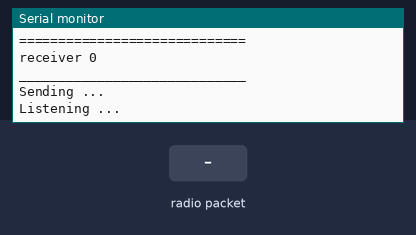
Bench run of a sketch on a simulated Arduino Uno, built with avr-gcc and run on an emulated ATmega328P. Shown: the last lines printed to the serial monitor. Inputs (shaded band) come from the test bench. No radio packets arrive unless stated.

Above: at 1.2 s.
1.3 s: radio packet "1" arrives
At 2.1 s:
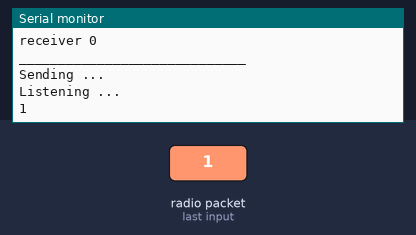
2.8 s: radio packet "0" arrives
At 3.6 s:
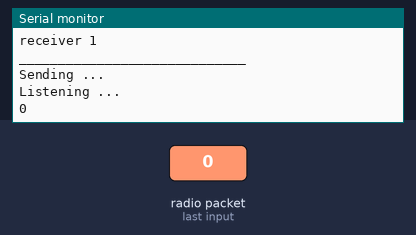
4.3 s: radio packet "2" arrives
At 4.6 s:
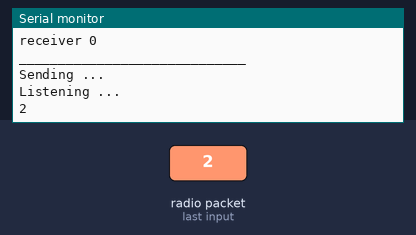

The sketch:

rf-send.ino
```cpp
#include "RFCommunicator.h"
#include <EEPROM.h>


int q = 0;
short int id = 0;

void setup() {
  Serial.begin(9600);
  while (!Serial) {
    ; // wait for serial port to connect. Needed for native USB port only
  }
  Serial.println();
  Serial.println("PROGRAM STARTED ....");
}

void loop() {
  id = 0;
  while(id != 2) {
    // set up communication chanel
    int chanel = (id * 2) + 1;
    RFCommunicatorSetup(chanel + 1, chanel);
    char msg[32];
    sprintf(msg, "receiver %d", id);
    Serial.println("=============================");
    Serial.println(msg);
    Serial.println("_____________________________");

    // # 2 - send
    const char text[32];
    sprintf(text, "hello world %d", q);
    RFCommunicatorSend(text);
    Serial.println("Sending ...");

    // # 3 - receive
    Serial.println("Listening ...");
    char data[32];

    if(RFCommunicatorListen(data, true)) {
      Serial.println("TIMEOUT !!!!!!!!!!!!!!!!!!");
    } else {
      char textTwo[32] = "";
      Serial.println(data);
    }


    Serial.println();
    delay(1000);
    q ++;
    id ++;
  }
}


void constructMessage(short int communicationChannel, int payload, char msg[128]) {
  sprintf(msg, "(%d | ⌂ 12345678910 says: payload:  %d)", communicationChannel, payload);
}

void printToSerial(short int communicationChannel, char data[128], bool hubToThermostat) {
  Serial.println();
  Serial.print(communicationChannel);
  Serial.print(" | ");
  if(hubToThermostat)
    Serial.print("⌂ >>> ⍑ ");
  else
    Serial.print("⍑ >>> ⌂ ");
  Serial.print(" : ");
  Serial.print(data);
}
```

RFCommunicator.cpp
```cpp
#include "RFCommunicator.h"
#define RECEIVE_TIMEOUT_AFTER 400

RF24 radio(9, 8);  // CE, CSN
const byte addresses[][6] = {"00001", "00010", "00020", "00025", "00030", "00035"};
short int listenRepeats;

void RFCommunicatorSetup(short int writeAddress, short int readAddress) {
  radio.begin();
  radio.openWritingPipe(addresses[writeAddress]);
  radio.openReadingPipe(0, addresses[readAddress]); // 00001
  radio.setPALevel(RF24_PA_MIN);
  radio.setDataRate( RF24_250KBPS );
}

void RFCommunicatorSend(char sendText[]) {
  radio.stopListening();
  const char text[128] = {0};
  strcpy(text,sendText);
  radio.write(&text, sizeof(text));
}

bool RFCommunicatorListen(char data[], bool withTimeout) {
  bool error = false;
  radio.startListening();
  listenRepeats = 0;
  while(!radio.available()) {
    if(withTimeout) {
      if(listenRepeats > RECEIVE_TIMEOUT_AFTER) {
        error = true;
        return true;
      }
      listenRepeats ++;
    }
    delay(10);
  }
  char text[32] = "";
  radio.read(&text, sizeof(text));
  strcpy(data, text);
  return false;
}
```

RFCommunicator.h
```cpp
#ifndef RFCOMMUNICATOR_H
#define RFCOMMUNICATOR_H
#include <Arduino.h>
#include <nRF24L01.h>
#include <RF24.h>


void RFCommunicatorSetup(short int writeAddress, short int readAddress);
bool RFCommunicatorListen(char data[], bool withTimeout);

void RFCommunicatorSend(char sendText[]);


#endif
```

Measured:
- after the input at 1.3 s, the serial monitor: prints a new line at once (image 1)
- after the input at 2.8 s, the serial monitor: prints a new line at once (image 2)
- after the input at 4.3 s, the serial monitor: prints a new line at once (image 3)
